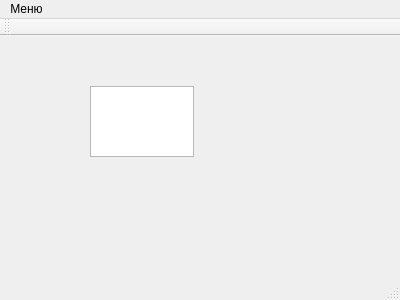
<?xml version="1.0" encoding="UTF-8"?>
<ui version="4.0">
 <class>MainWindow</class>
 <widget class="QMainWindow" name="MainWindow">
  <property name="geometry">
   <rect>
    <x>0</x>
    <y>0</y>
    <width>400</width>
    <height>300</height>
   </rect>
  </property>
  <property name="windowTitle">
   <string>Лабораторная работа№1</string>
  </property>
  <widget class="QWidget" name="centralWidget">
   <widget class="QTextEdit" name="textEdit">
    <property name="geometry">
     <rect>
      <x>90</x>
      <y>50</y>
      <width>104</width>
      <height>71</height>
     </rect>
    </property>
   </widget>
  </widget>
  <widget class="QMenuBar" name="menuBar">
   <property name="geometry">
    <rect>
     <x>0</x>
     <y>0</y>
     <width>400</width>
     <height>21</height>
    </rect>
   </property>
   <widget class="QMenu" name="menu">
    <property name="title">
     <string>Меню</string>
    </property>
    <addaction name="action"/>
    <addaction name="action_2"/>
   </widget>
   <addaction name="menu"/>
  </widget>
  <widget class="QToolBar" name="mainToolBar">
   <attribute name="toolBarArea">
    <enum>TopToolBarArea</enum>
   </attribute>
   <attribute name="toolBarBreak">
    <bool>false</bool>
   </attribute>
  </widget>
  <widget class="QStatusBar" name="statusBar"/>
  <action name="action">
   <property name="text">
    <string>Авторы</string>
   </property>
  </action>
  <action name="action_2">
   <property name="text">
    <string>Выход</string>
   </property>
  </action>
 </widget>
 <layoutdefault spacing="6" margin="11"/>
 <resources/>
 <connections>
  <connection>
   <sender>action_2</sender>
   <signal>triggered()</signal>
   <receiver>MainWindow</receiver>
   <slot>close()</slot>
   <hints>
    <hint type="sourcelabel">
     <x>-1</x>
     <y>-1</y>
    </hint>
    <hint type="destinationlabel">
     <x>199</x>
     <y>149</y>
    </hint>
   </hints>
  </connection>
 </connections>
</ui>
